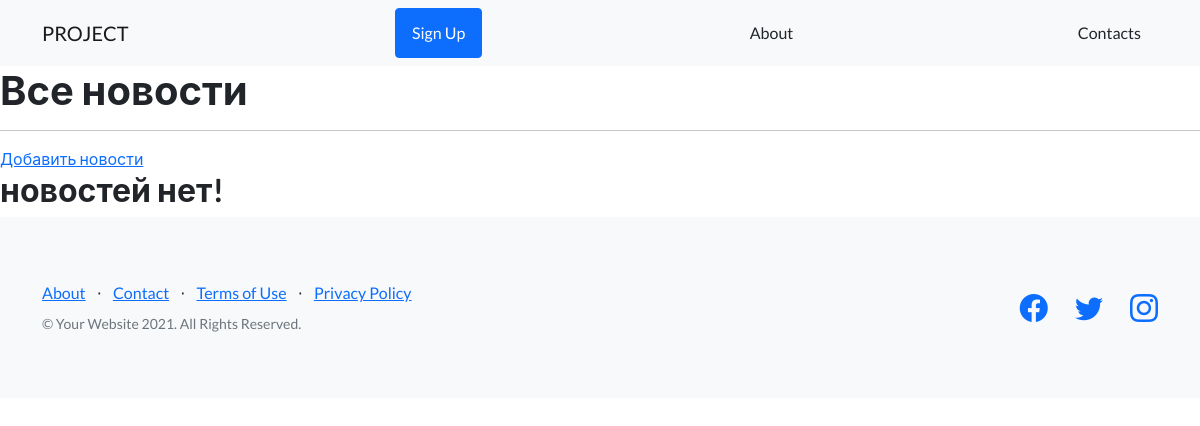
The page /news/ on the database as committed earlier.
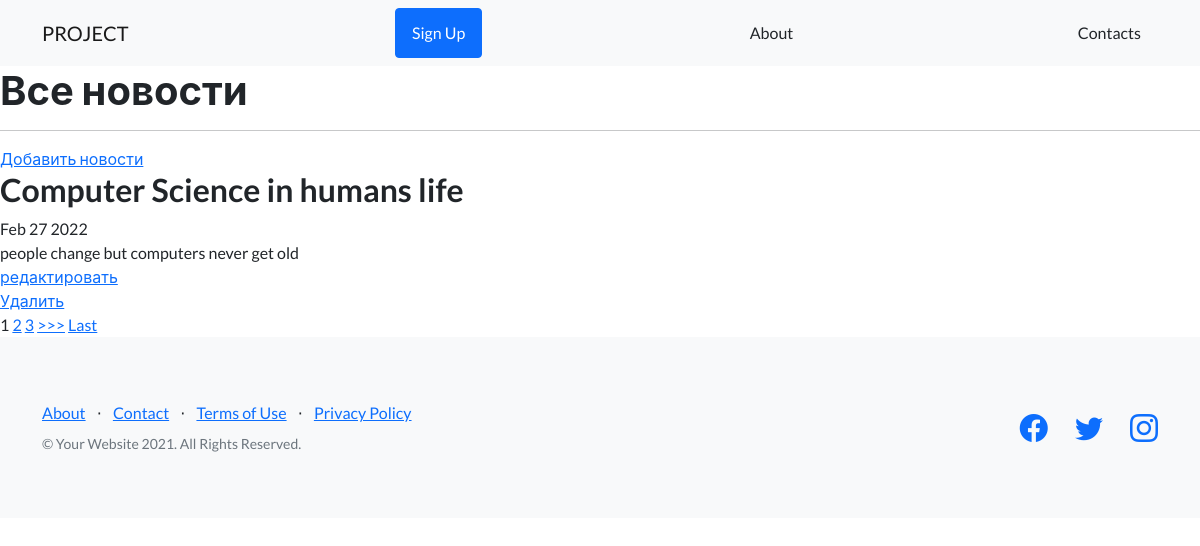
The same page on the database as committed later.
### news/models.py (models this page shows, shortened)
class Post(models.Model):
    author = models.ForeignKey(Author, on_delete=models.CASCADE)
    NEWS = 'NW'
    ARTICLE = 'AR'
    CATEGORY_CHOISES = (
        (NEWS, 'новость'),
        (ARTICLE, 'статья'),
    )
    categoryType = models.CharField(max_length=2, choices=CATEGORY_CHOISES, default=ARTICLE)
    dateCreation = DateTimeField(auto_now_add=True)
    postCategory = models.ManyToManyField(Category, through='postCategory')
    title = models.CharField(max_length=128)
    text = models.TextField()
    rating = models.SmallIntegerField(default=0)

### news/views.py (the view)
# urls.py: path('', PostsList.as_view()),
class PostsList(ListView):
    model = Post
    template_name = 'news.html'
    context_object_name = 'news'
    ordering = ['-id']
    paginate_by = 1

### templates/news.html (shortened to what this page needs)
{% extends 'flatpages/default.html' %}
{% block content %}
    <h1>Все новости</h1>
    <hr>
    <a href="/news/add/">Добавить новости</a>
    {% if news %}
        {% for post in news %}
        <h2>{{ post.title }}</h2>
        {{ post.dateCreation|date:'M d Y' }}<br>
        {{ post.text|truncatechars:50 }}<br>
        <a href="/news/{{post.pk}}/edit/">редактировать</a><br>
        <a href="{% url 'post_delete' post.id %}"><u> Удалить </u></a>
        {% endfor %}
    {% else %}
        <h2>новостей нет!</h2>
    {% endif %}
    {% if is_paginated %}
    <br>
    {% for num in page_obj.paginator.page_range %}
        {% if page_obj.number == num %}
            <a>{{ num }}</a>
        {% elif num > page_obj.number|add:'-3' and num < page_obj.number|add:'3' %}
            <a href="?page={{ num }}">{{ num }}</a>
        {% endif %}
    {% endfor %}
    {% if page_obj.has_next %}
        <a href="?page={{ page_obj.next_page_number }}">>>></a>
        <a href="?page={{ page_obj.paginator.num_pages }}">Last</a>
    {% endif %}
{% endif %}
{% endblock content %}

Rows that differ between the two databases and show on the page:
added Post: title "Computer Science in humans life", dateCreation "Feb 27 2022", text "people change but computers never get old"
Other text that changed with them:
new list line: "1"
new list line: "2"
new list line: "3"
text no longer shown: "новостей нет!"
text now shown: ">>> Last"
